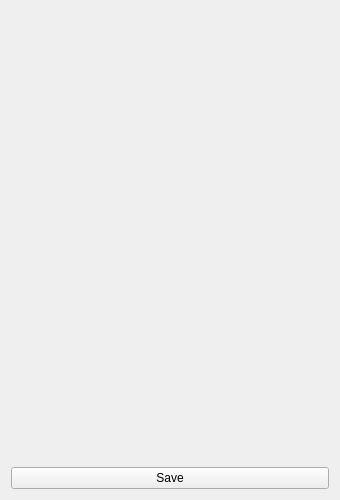
<?xml version="1.0" encoding="UTF-8"?>
<ui version="4.0">
 <class>StyleWidget</class>
 <widget class="QWidget" name="StyleWidget">
  <property name="geometry">
   <rect>
    <x>0</x>
    <y>0</y>
    <width>340</width>
    <height>500</height>
   </rect>
  </property>
  <property name="windowTitle">
   <string>Style</string>
  </property>
  <layout class="QVBoxLayout" name="verticalLayout">
   <item>
    <widget class="QWidget" name="widget" native="true"/>
   </item>
   <item>
    <widget class="QPushButton" name="save">
     <property name="text">
      <string>Save</string>
     </property>
    </widget>
   </item>
  </layout>
 </widget>
 <resources/>
 <connections/>
</ui>
